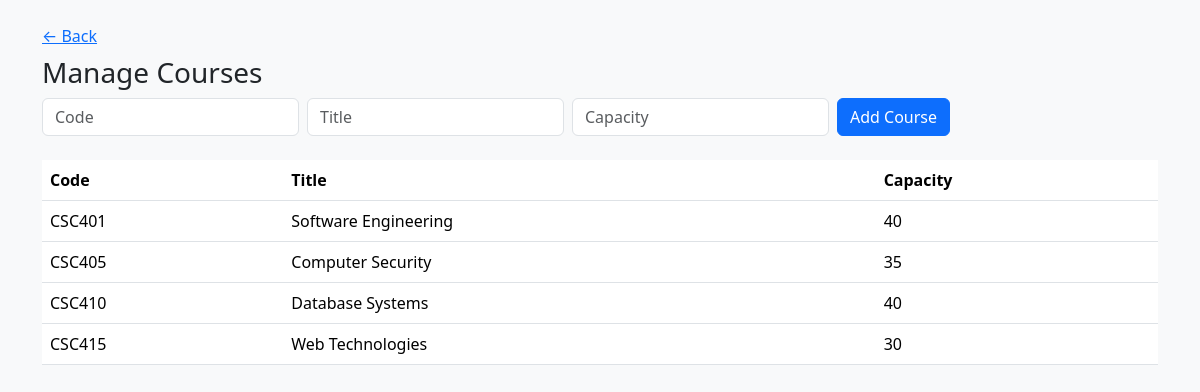
Page /admin/courses.php (signed in) on the committed database.
### tables this page shows
CREATE TABLE courses (
    id INT AUTO_INCREMENT PRIMARY KEY,
    code VARCHAR(20) NOT NULL UNIQUE,
    title VARCHAR(150) NOT NULL,
    capacity INT NOT NULL DEFAULT 30,
    created_at TIMESTAMP DEFAULT CURRENT_TIMESTAMP
);

### admin/courses.php (the view, shortened to what this page needs)
<?php
$conn = get_db_connection();
$courses = $conn->query('SELECT id, code, title, capacity FROM courses ORDER BY code');
?>
<!DOCTYPE html>
<html lang="en">
<head>
    <link href="https://cdn.jsdelivr.net/npm/bootstrap@5.3.3/dist/css/bootstrap.min.css" rel="stylesheet">
</head>
<body class="bg-light">
<div class="container mt-4">
    <a href="index.php">&larr; Back</a>
    <h3 class="mt-2">Manage Courses</h3>
    <form method="post" class="row g-2 mb-4">
        <div class="col-auto"><input name="code" class="form-control" placeholder="Code" required></div>
        <div class="col-auto"><input name="title" class="form-control" placeholder="Title" required></div>
        <div class="col-auto"><input name="capacity" type="number" class="form-control" placeholder="Capacity" required></div>
        <div class="col-auto"><button class="btn btn-primary">Add Course</button></div>
    </form>
    <table class="table bg-white">
        <thead><tr><th>Code</th><th>Title</th><th>Capacity</th></tr></thead>
        <tbody>
        <?php while ($c = $courses->fetch_assoc()): ?>
            <tr>
                <td><?= htmlspecialchars($c['code']) ?></td>
                <td><?= htmlspecialchars($c['title']) ?></td>
                <td><?= (int)$c['capacity'] ?></td>
            </tr>
        <?php endwhile; ?>
        </tbody>
    </table>
</div>
</body>
</html>

### rows in the picture
courses: code "CSC401", title "Software Engineering", capacity "40"
courses: code "CSC405", title "Computer Security", capacity "35"
courses: code "CSC410", title "Database Systems", capacity "40"
courses: code "CSC415", title "Web Technologies", capacity "30"
